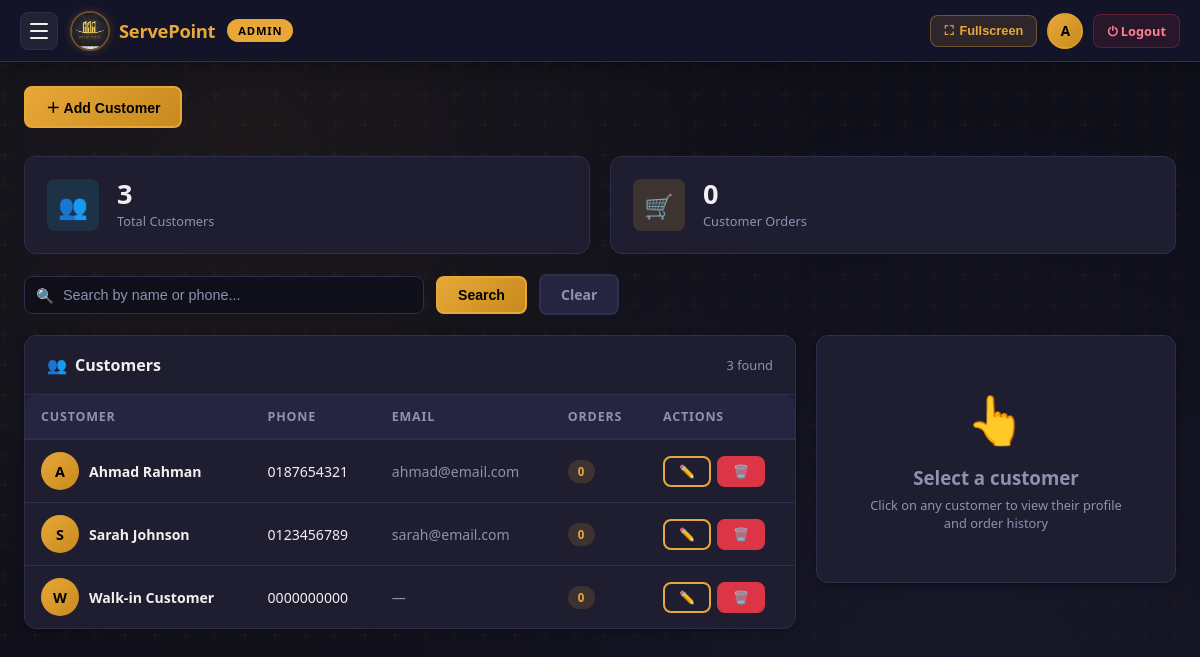
/customers.php (signed in), run on the app's committed database.
### tables this page shows
CREATE TABLE IF NOT EXISTS customers (
    id INT AUTO_INCREMENT PRIMARY KEY,
    name VARCHAR(100) NOT NULL,
    phone VARCHAR(20),
    email VARCHAR(100),
    address TEXT,
    total_orders INT DEFAULT 0,
    created_at TIMESTAMP DEFAULT CURRENT_TIMESTAMP
);

### customers.php (the view, shortened to what this page needs)
<?php
require_once 'db_config.php';
$search = trim($_GET['q'] ?? '');
$where  = $search ? "WHERE name LIKE '%" . $conn->real_escape_string($search) . "%' OR phone LIKE '%" . $conn->real_escape_string($search) . "%'" : '';
$customers = $conn->query("SELECT * FROM customers $where ORDER BY name");
$totalCustomers  = $conn->query("SELECT COUNT(*) AS cnt FROM customers")->fetch_assoc()['cnt'];
$totalCustOrders = $conn->query("SELECT COUNT(*) AS cnt FROM orders WHERE customer_id IS NOT NULL AND customer_id > 0")->fetch_assoc()['cnt'];
$selectedId = intval($_GET['id'] ?? 0);
$selectedCust = null;
$custOrders   = null;
?>
<!DOCTYPE html>
<html lang="en">
<head>
  <link rel="stylesheet" href="/RestaurantPOS/assets/css/style.css">
</head>
<body class="pos-bg">
<?php include 'includes/navbar.php'; ?>
<div class="main-content">
  <div class="page-header">
    <button class="btn btn-primary" onclick="openCustModal()">＋ Add Customer</button>
  </div>
  <div class="stats-grid" style="grid-template-columns:repeat(auto-fit,minmax(150px,1fr)); margin-bottom:20px;">
    <div class="stat-card">
      <div class="stat-icon blue">👥</div>
      <div class="stat-info"><div class="stat-value"><?= $totalCustomers ?></div><div class="stat-label">Total Customers</div></div>
    </div>
    <div class="stat-card">
      <div class="stat-icon orange">🛒</div>
      <div class="stat-info"><div class="stat-value"><?= $totalCustOrders ?></div><div class="stat-label">Customer Orders</div></div>
    </div>
  </div>
  <div class="filter-bar">
    <form method="GET" style="display:contents;">
      <div class="search-box" style="flex:1; max-width:400px;">
        <span class="search-icon">🔍</span>
        <input type="text" name="q" class="form-control" placeholder="Search by name or phone..." value="<?= htmlspecialchars($search) ?>">
      </div>
      <button class="btn btn-primary" type="submit">Search</button>
      <a href="/RestaurantPOS/customers.php" class="btn btn-ghost">Clear</a>
    </form>
  </div>
  <div class="cust-layout">
    <div class="card">
      <div class="card-header">
        <div class="card-title"><span class="icon">👥</span> Customers</div>
        <span class="text-muted fs-sm"><?= $customers->num_rows ?> found</span>
      </div>
      <div class="table-wrapper">
        <table>
          <thead>
            <tr><th>Customer</th><th>Phone</th><th>Email</th><th>Orders</th><th>Actions</th></tr>
          </thead>
          <tbody>
            <?php if ($customers->num_rows === 0): ?>
              <tr><td colspan="5" class="text-center text-muted" style="padding:40px;">
                <?= $search ? 'No customers found for "'.$search.'"' : 'No customers yet.' ?>
              </td></tr>
            <?php else: ?>
              <?php while ($c = $customers->fetch_assoc()):
                $initial = strtoupper(substr($c['name'],0,1));
              ?>
                <tr class="cust-row <?= $selectedId==$c['id']?'active':'' ?>" onclick="window.location.href='?id=<?= $c['id'] ?><?= $search?'&q='.urlencode($search):'' ?>'">
                  <td data-label="Customer">
                    <div class="d-flex align-center gap-2">
                      <div class="cust-avatar"><?= htmlspecialchars($initial) ?></div>
                      <div>
                        <div class="fw-bold"><?= htmlspecialchars($c['name']) ?></div>
                      </div>
                    </div>
                  </td>
                  <td data-label="Phone"><?= htmlspecialchars($c['phone'] ?: '—') ?></td>
                  <td data-label="Email" class="text-muted"><?= htmlspecialchars($c['email'] ?: '—') ?></td>
                  <td data-label="Orders"><span class="badge badge-primary"><?= $c['total_orders'] ?></span></td>
                  <td data-label="Actions">
                    <div class="d-flex gap-1" onclick="event.stopPropagation()">
                      <button class="btn btn-outline btn-sm" onclick="editCust(<?= htmlspecialchars(json_encode($c)) ?>)">✏️</button>
                      <form method="POST" onsubmit="return confirm('Delete this customer?')">
                        <button class="btn btn-danger btn-sm">🗑️</button>
                      </form>
                    </div>
                  </td>
                </tr>
              <?php endwhile; ?>
            <?php endif; ?>
          </tbody>
        </table>
      </div>
    </div>
    <div>
      <?php if ($selectedCust): ?>
        <div class="card" style="margin-bottom:16px;">
          <div class="card-header">
            <div class="card-title"><span class="icon">👤</span> Customer Profile</div>
            <button class="btn btn-outline btn-sm" onclick="editCust(<?= htmlspecialchars(json_encode($selectedCust)) ?>)">✏️ Edit</button>
          </div>
          <div class="card-body">
            <div style="text-align:center; margin-bottom:20px;">
              <div class="cust-avatar" style="width:64px; height:64px; font-size:1.5rem; margin:0 auto 12px;">
                <?= strtoupper(substr($selectedCust['name'],0,1)) ?>
              </div>
              <h3><?= htmlspecialchars($selectedCust['name']) ?></h3>
              <?php if ($selectedCust['phone']): ?><p class="text-muted">📞 <?= htmlspecialchars($selectedCust['phone']) ?></p><?php endif; ?>
              <?php if ($selectedCust['email']): ?><p class="text-muted">✉️ <?= htmlspecialchars($selectedCust['email']) ?></p><?php endif; ?>
              <?php if ($selectedCust['address']): ?><p class="text-muted fs-sm">📍 <?= htmlspecialchars($selectedCust['address']) ?></p><?php endif; ?>
            </div>
            <?php
            $custStats = $conn->query("SELECT COUNT(*) AS cnt, COALESCE(SUM(total),0) AS rev FROM orders WHERE customer_id={$selectedCust['id']} AND status='completed'")->fetch_assoc();
            ?>
            <div style="display:grid; grid-template-columns:1fr 1fr; gap:10px;">
              <div style="background:var(--bg-dark); border-radius:var(--radius-sm); padding:14px; text-align:center;">
                <div class="stat-value" style="font-size:1.3rem;"><?= $custStats['cnt'] ?></div>
                <div class="stat-label">Orders</div>
              </div>
              <div style="background:var(--bg-dark); border-radius:var(--radius-sm); padding:14px; text-align:center;">
                <div class="stat-value text-primary" style="font-size:1.1rem;">Rs <?= number_format($custStats['rev'],0) ?></div>
                <div class="stat-label">Total Spent</div>
              </div>
            </div>
            <p class="text-muted fs-sm text-center" style="margin-top:10px;">
              Member since <?= date('d M Y', strtotime($selectedCust['created_at'])) ?>
            </p>
          </div>
        </div>
        <div class="card">
          <div class="card-header"><div class="card-title"><span class="icon">🛒</span> Order History</div></div>
          <div style="max-height:400px; overflow-y:auto;">
            <?php if ($custOrders->num_rows === 0): ?>
              <p class="text-muted text-center" style="padding:30px;">No orders yet.</p>
            <?php else: ?>
              <?php while ($o = $custOrders->fetch_assoc()):
                $badge = match($o['status']){'completed'=>'badge-success','cancelled'=>'badge-danger','preparing'=>'badge-warning','ready'=>'badge-info',default=>'badge-muted'};
              ?>
                <div style="padding:12px 18px; border-bottom:1px solid var(--border);">
                  <div class="d-flex justify-between align-center">
                    <div>
                      <div class="fw-bold fs-sm"><?= htmlspecialchars($o['order_number']) ?></div>
                      <div class="text-muted" style="font-size:0.75rem;">🪑 <?= htmlspecialchars($o['table_number']) ?> · <?= date('d/m/Y H:i', strtotime($o['created_at'])) ?></div>
                    </div>
                    <div class="text-right">
                      <div class="text-primary fw-bold">Rs <?= number_format($o['total'],2) ?></div>
                      <span class="badge <?= $badge ?>"><?= ucfirst($o['status']) ?></span>
                    </div>
                  </div>
                </div>
              <?php endwhile; ?>
            <?php endif; ?>
          </div>
        </div>
      <?php else: ?>
        <div class="card">
          <div class="card-body text-center" style="padding:50px;">
            <div style="font-size:3rem; margin-bottom:14px;">👆</div>
            <h3 class="text-muted">Select a customer</h3>
            <p class="text-muted fs-sm" style="margin-top:6px;">Click on any customer to view their profile and order history</p>
          </div>
        </div>
      <?php endif; ?>
    </div>
  </div>
</div>
</body>
</html>

### customers.php (style rules this page uses)
.cust-layout { display:grid; grid-template-columns:1fr 360px; gap:20px; align-items:start; }
.cust-row { cursor:pointer; }
.cust-avatar { width:38px; height:38px; border-radius:50%; background:linear-gradient(135deg,var(--primary),var(--primary-dark)); display:flex; align-items:center; justify-content:center; font-weight:800; font-size:0.9rem; color:#000; flex-shrink:0; }

### data on the page
customers: name "A", name "Ahmad Rahman", phone "0187654321", email "ahmad@email.com", total_orders "0"
customers: name "S", name "Sarah Johnson", phone "0123456789", email "sarah@email.com", total_orders "0"
customers: name "W", name "Walk-in Customer", phone "0000000000", email "—", total_orders "0"

### other printed values
$roleBadge['label'] "ADMIN"
$user['initials'] "A"
$totalCustomers "3"
$totalCustOrders "0"
$customers->num_rows "3"
